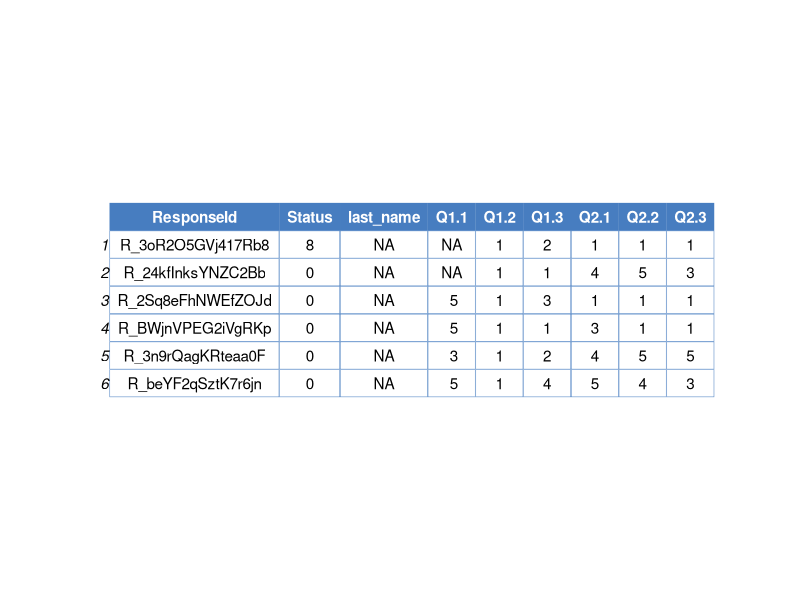
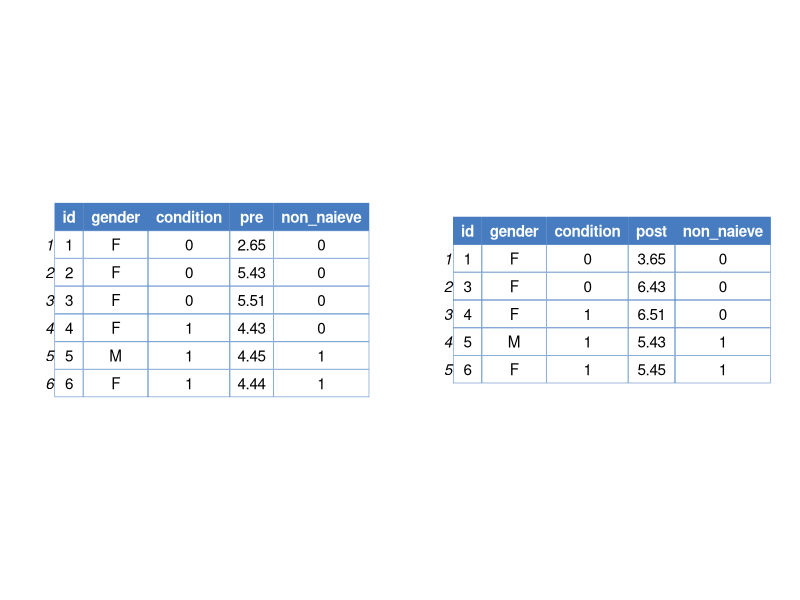

The R source for these figures, in order:
## ---- chunk 1
# loading packages into R
library(tidyverse) # data management and visulaization
library(ggpubr) # Supplemental package for ggplot2 that makes pretty tables
## ---- chunk 2
survey_dat<-read.csv("suppl/survey_data.csv")

survey_dat%>%
  ggtexttable(theme = ttheme(base_style="lBlueWhite"))
## ---- chunk 3

set.seed(1234)
ex_dat2a<-tibble(id = 1:6,
                 gender = sample(c("M", "F"), size = 6, replace = TRUE),
                condition = rep(0:1, each = 3),
                pre = round(rnorm(6, 5, sd = 1), 2), 
                non_naieve = c(rep(0, 4), rep(1, 2)))
set.seed(1234)
ex_dat2b<-tibble(id = c(1, 3:6),
                 gender = sample(c("M", "F"), size = 6, replace = TRUE)[-2],
                condition = c(rep(0, each = 2), rep(1, each = 3)),
                post = round(rnorm(5, 6, sd = 1), 2), 
                non_naieve = c(rep(0, 3), rep(1, 2)))

t1<-ggpubr::ggtexttable(ex_dat2a, theme = ttheme(base_style="lBlueWhite"))
t2<-ggpubr::ggtexttable(ex_dat2b, theme = ttheme(base_style="lBlueWhite"))


ggarrange(t1,t2)
